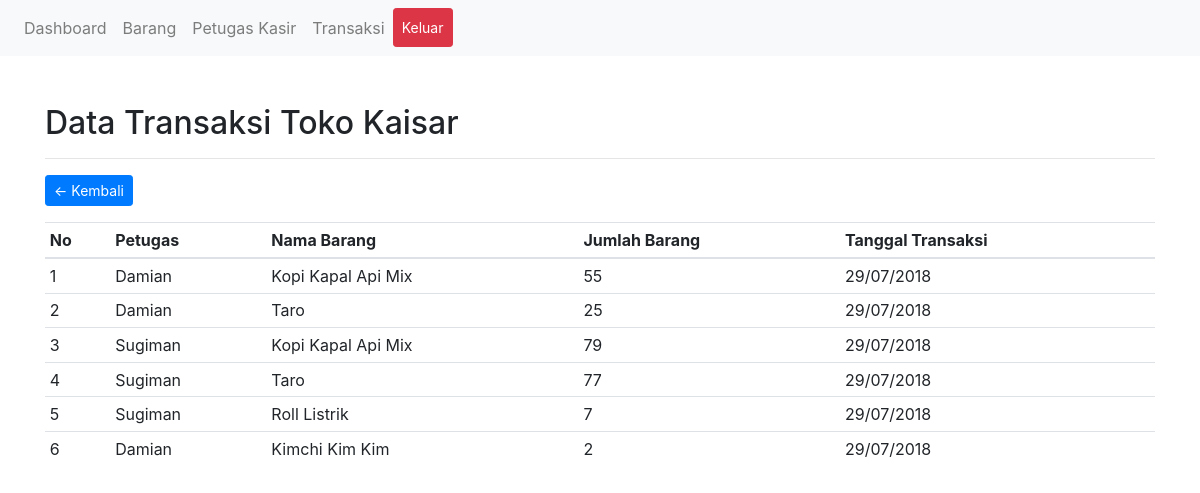
Screenshot of /admin/transaksi.php (signed in) with the database file from the repository.
### tables this page shows
CREATE TABLE `tb_transaksi` (
  `id` int(11) NOT NULL,
  `id_barang` int(11) NOT NULL,
  `id_user` int(11) NOT NULL,
  `jumlah_barang` int(11) NOT NULL,
  `tanggal_transaksi` timestamp NULL DEFAULT CURRENT_TIMESTAMP
);

CREATE TABLE `tb_users` (
  `id` int(11) NOT NULL,
  `nama` varchar(255) NOT NULL,
  `password` varchar(255) NOT NULL,
  `jabatan` enum('admin','kasir') NOT NULL
);

CREATE TABLE `tb_barang` (
  `id` int(11) NOT NULL,
  `nama_barang` varchar(255) NOT NULL,
  `stok_barang` bigint(20) NOT NULL,
  `jenis_barang` varchar(255) NOT NULL,
  `harga` varchar(100) NOT NULL
);

### admin/transaksi.php (called while the page is built, shortened)
<?php
require_once '../config/db.php';
$tb_transaksi 		= $conn->query("SELECT tb_transaksi.*, tb_barang.*, tb_users.* FROM tb_transaksi INNER JOIN tb_barang ON tb_transaksi.id_barang = tb_barang.id INNER JOIN tb_users ON tb_transaksi.id_user = tb_users.id");
$data_tb_transaksi 	= $tb_transaksi->fetch_all(MYSQLI_ASSOC);
$no = 1;
require_once 'includes/header.php';
require_once 'includes/transaksi.php';
require_once 'includes/footer.php';
?>

### admin/includes/transaksi.php (the view)
<div class="container mt-5">
	<h2>Data Transaksi Toko Kaisar</h2>
	<hr>
	<a href="index.php" class="btn btn-primary btn-sm float-left">&larr; Kembali</a>
	<div class="clearfix"></div>
	<table class="table table-sm mt-3">
		<thead>
			<tr>
				<th>No</th>
				<th>Petugas</th>
				<th>Nama Barang</th>
				<th>Jumlah Barang</th>
				<th>Tanggal Transaksi</th>
			</tr>
		</thead>
		<tbody>
			<?php foreach ($data_tb_transaksi as $data): ?>
			<tr>
				<td><?= $no++ ?></td>
				<td><?= $data['nama'] ?></td>
				<td><?= $data['nama_barang'] ?></td>
				<td><?= $data['jumlah_barang'] ?></td>
				<td><?= date('d/m/Y', strtotime($data['tanggal_transaksi'])) ?></td>
			</tr>
			<?php endforeach ?>
		</tbody>
	</table>
</div>

### admin/includes/header.php (shortened to what this page needs)
<!DOCTYPE html>
<html>
<head>
	<link rel="stylesheet" href="../assets/css/bootstrap.css">
	<link rel="stylesheet" href="../assets/css/style.css">
</head>
<body>
	<nav class="navbar navbar-expand-lg navbar-light bg-light">
		<div class="collapse navbar-collapse" id="navbarNav">
			<ul class="navbar-nav">
				<li class="nav-item">
					<a class="nav-link" href="http://localhost/kasir/admin/index.php">Dashboard <span class="sr-only">(current)</span></a>
				</li>
				<li class="nav-item">
					<a class="nav-link" href="http://localhost/kasir/admin/data-barang.php">Barang</a>
				</li>
				<li class="nav-item">
					<a class="nav-link" href="http://localhost/kasir/admin/petugas-kasir.php">Petugas Kasir</a>
				</li>
				<li class="nav-item">
					<a class="nav-link" href="http://localhost/kasir/admin/transaksi.php">Transaksi</a>
				</li>
				<li class="nav-item">
					<a class="nav-link btn btn-danger btn-sm text-white" href="logout.php">Keluar</a>
				</li>
			</ul>
		</div>
	</nav>

### admin/includes/footer.php
</body>
</html>

### rows the page displays
tb_transaksi: id_user.nama "Damian", id_barang.nama_barang "Kopi Kapal Api Mix", jumlah_barang "55", tanggal_transaksi "29/07/2018"
tb_transaksi: id_user.nama "Damian", id_barang.nama_barang "Taro", jumlah_barang "25", tanggal_transaksi "29/07/2018"
tb_transaksi: id_user.nama "Sugiman", id_barang.nama_barang "Kopi Kapal Api Mix", jumlah_barang "79", tanggal_transaksi "29/07/2018"
tb_transaksi: id_user.nama "Sugiman", id_barang.nama_barang "Taro", jumlah_barang "77", tanggal_transaksi "29/07/2018"
tb_transaksi: id_user.nama "Sugiman", id_barang.nama_barang "Roll Listrik", jumlah_barang "7", tanggal_transaksi "29/07/2018"
tb_transaksi: id_user.nama "Damian", id_barang.nama_barang "Kimchi Kim Kim", jumlah_barang "2", tanggal_transaksi "29/07/2018"
